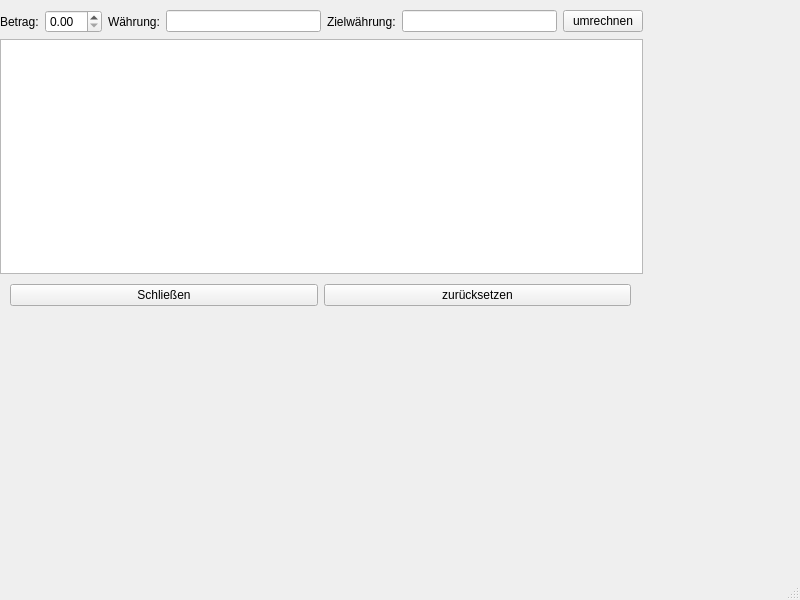
<?xml version="1.0" encoding="UTF-8"?>
<ui version="4.0">
 <class>mainWindow</class>
 <widget class="QMainWindow" name="mainWindow">
  <property name="geometry">
   <rect>
    <x>0</x>
    <y>0</y>
    <width>800</width>
    <height>600</height>
   </rect>
  </property>
  <property name="windowTitle">
   <string>CurrencyConverterekralik</string>
  </property>
  <widget class="QWidget" name="centralwidget">
   <widget class="QWidget" name="">
    <property name="geometry">
     <rect>
      <x>0</x>
      <y>10</y>
      <width>643</width>
      <height>264</height>
     </rect>
    </property>
    <layout class="QGridLayout" name="gridLayout">
     <item row="0" column="0">
      <widget class="QLabel" name="asdf">
       <property name="text">
        <string>Betrag:</string>
       </property>
      </widget>
     </item>
     <item row="0" column="1">
      <widget class="QDoubleSpinBox" name="doubleSpinBox"/>
     </item>
     <item row="0" column="4">
      <widget class="QLabel" name="label_2">
       <property name="text">
        <string>Zielwährung:</string>
       </property>
      </widget>
     </item>
     <item row="0" column="6">
      <widget class="QPushButton" name="pushButton">
       <property name="text">
        <string>umrechnen</string>
       </property>
      </widget>
     </item>
     <item row="0" column="5">
      <widget class="QLineEdit" name="lineEdit_2"/>
     </item>
     <item row="0" column="2">
      <widget class="QLabel" name="label">
       <property name="text">
        <string>Währung:</string>
       </property>
      </widget>
     </item>
     <item row="0" column="3">
      <widget class="QLineEdit" name="lineEdit"/>
     </item>
     <item row="1" column="0" colspan="7">
      <widget class="QTextBrowser" name="textBrowser"/>
     </item>
    </layout>
   </widget>
   <widget class="QWidget" name="">
    <property name="geometry">
     <rect>
      <x>10</x>
      <y>280</y>
      <width>621</width>
      <height>30</height>
     </rect>
    </property>
    <layout class="QHBoxLayout" name="horizontalLayout">
     <item>
      <widget class="QPushButton" name="pushButton_2">
       <property name="text">
        <string>Schließen</string>
       </property>
      </widget>
     </item>
     <item>
      <widget class="QPushButton" name="pushButton_3">
       <property name="text">
        <string>zurücksetzen</string>
       </property>
      </widget>
     </item>
    </layout>
   </widget>
  </widget>
  <widget class="QMenuBar" name="menubar">
   <property name="geometry">
    <rect>
     <x>0</x>
     <y>0</y>
     <width>800</width>
     <height>26</height>
    </rect>
   </property>
  </widget>
  <widget class="QStatusBar" name="statusbar"/>
 </widget>
 <resources/>
 <connections/>
</ui>
